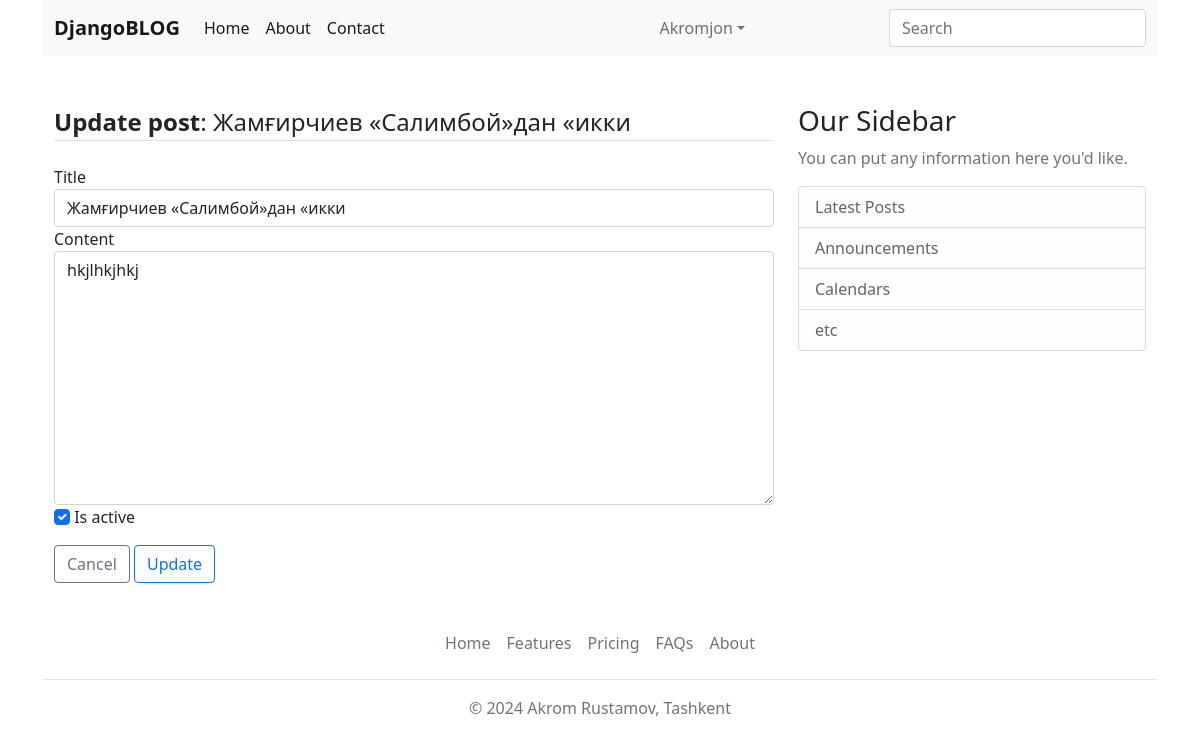
Screenshot of /post/update/sldjfojiowjio3 (signed in) with the database file from the repository.
### apps/blog/models.py (models this page shows, shortened)
class User(AbstractUser, TimestempedAbstractModel):
    avatar = models.ImageField(
        upload_to="avatars/", null=True, default="avatars/default/logo.png"
    )

class Post(TimestempedAbstractModel):
    title = models.CharField(max_length=120)
    slug = models.SlugField(max_length=255, unique=True, db_index=True)
    content = models.TextField()
    publisher_at = models.DateField()
    is_active = models.BooleanField(default=False)
    author = models.ForeignKey("User", models.CASCADE, "posts")
    watching = models.BigIntegerField(default=0)
    def get_absolute_url(self):
        return reverse("post_detail", kwargs={"slug": self.slug})

### apps/blog/views.py (the view, shortened to what this page needs)
# urls.py: path("post/update/<slug:slug>", views.PostUpdateView.as_view(), name="post_update"),
class PostUpdateView(LoginRequiredMixin, View):
    template_name = "blog/post_update.html"
    def get(self, request, slug):
        post = get_object_or_404(Post, slug=slug)
        form = PostUpdateForm(instance=post)
        return render(request, "blog/post_update.html", {"form": form, "post": post})

### apps/blog/forms.py
class PostUpdateForm(forms.ModelForm):
    class Meta:
        model = Post
        fields = ("title", "content", "is_active")
        widgets = {
            "title": forms.TextInput(
                attrs={
                    "name": "title",
                    "class": "form-control",
                    "placeholder": "Title...."
                },
            ),
            "content": forms.Textarea(
                attrs={
                    "name": "content",
                    "cols": "40",
                    "rows": "10",
                    "class": "form-control",
                    "placeholder": "Content...."
                },
            ),
            "is_active": forms.CheckboxInput(
                attrs={
                    "name": "is_active",
                    "class": "form-check-input"
                }
            )
        }

### templates/blog/post_update.html (shortened to what this page needs)
{% extends 'base.html' %}
{% load static %}
{% block content %}
<main role="main" class="container">
  <div class="row">
    <div class="col-md-8">
      <form action="{% url 'post_update' post.slug %}" method="post">
        <fieldset class="form-group">
          <legend class="border-bottom mb-4"><b>Update post</b>: {{ post.title}}</legend>
          <div class="form-group">
            <label for="title">Title</label>
            {{ form.title }}
          </div>
          <div class="form-group">
            <label for="content">Content</label>
            {{ form.content }}
          </div>
          <div>
            {{ form.is_active }}
            Is active
          </div>
        </fieldset>
        <div class="mt-3">
          <a href="{{ post.get_absolute_url }}#content" class="btn btn-outline-secondary">Cancel</a>
          <button type="submit" class="btn btn-outline-primary">Update</button>
        </div>
      </form>
    </div>
    {% include 'components/latest_posts.html' %}
  </div>
</main>
{% endblock %}

### templates/components/headers.html (shortened to what this page needs)
<nav class="navbar navbar-expand-lg navbar-light bg-light rounded" aria-label="Eleventh navbar example">
    <div class="container-fluid">
      <a class="navbar-brand" href="{% url 'home' %}"><b>DjangoBLOG</b></a>
      <div class="collapse navbar-collapse" id="navbarsExample09">
        <ul class="navbar-nav me-auto mb-2 mb-lg-0">
          <li class="nav-item">
            <a class="nav-link active" aria-current="page" href="{% url 'home' %}">Home</a>
          </li>
          <li class="nav-item">
            <a class="nav-link active" aria-current="page" href="{% url 'about' %}">About</a>
          </li>
          <li class="nav-item">
            <a class="nav-link active" aria-current="page" href="{% url 'contacts' %}">Contact</a>
          </li>
        </ul>
        <ul class="navbar-nav col-md-3">
          {% if request.user.is_authenticated %}
          <li class="nav-item dropdown">
            <a class="nav-link dropdown-toggle" href="#" id="dropdown09" data-bs-toggle="dropdown" aria-expanded="false">{{ request.user }}</a>
          </li>
        {% endif %}
        </ul>
        <form action="{% url 'home' %}">
          <input class="form-control" type="text" name="search_query" placeholder="Search" value="{% if search_query_value %}{{ search_query_value }}{% endif %}" aria-label="Search">
        </form>
      </div>
    </div>
  </nav>

### rows the page displays
User: user "Akromjon"
Post: title "Жамғирчиев «Салимбой»дан «икки", content "hkjlhkjhkj", is_active "☑"
